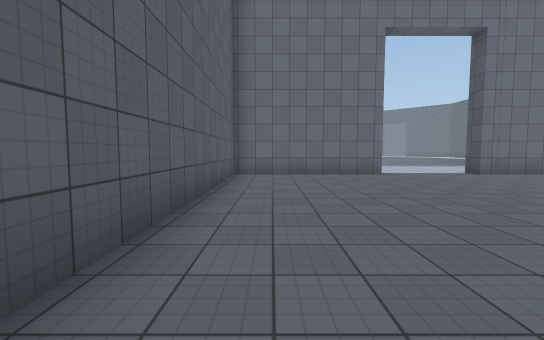
View 1 (above)

24 first-person views from a walk through a scene from a Unity 3-D project. The camera is 1.4 m above the floor, tilts 4° down and sees 90° across. The floor is counted in squares, 2 m on a side. Each view is taken from the middle of a square. On the plan, view 1 faces up. The plan holds only what a view shows up to about 9 squares ahead; the rest is blank. The place goes on beyond the plan. Surface patterns are stand-ins for the level's own textures.

View 2
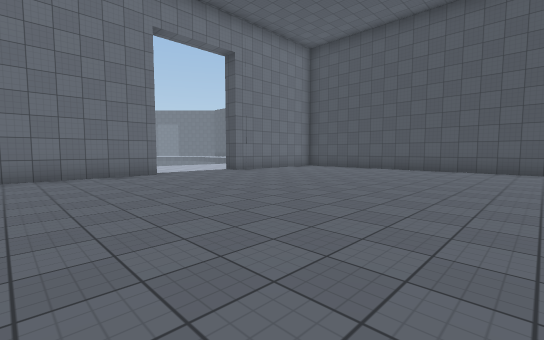

View 3
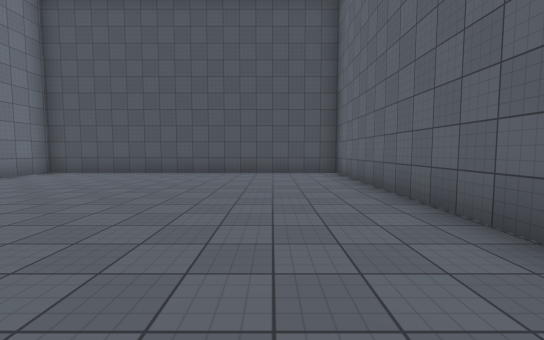

View 4
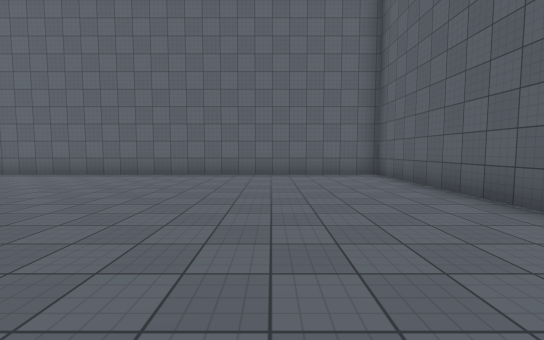

View 5
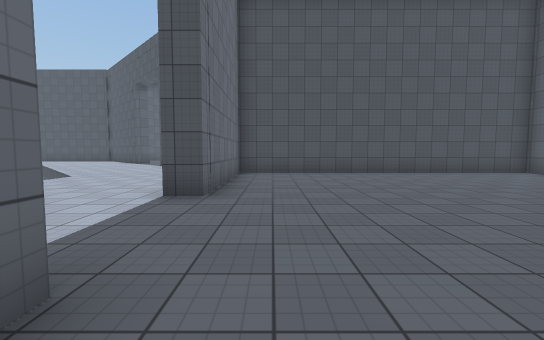

View 6
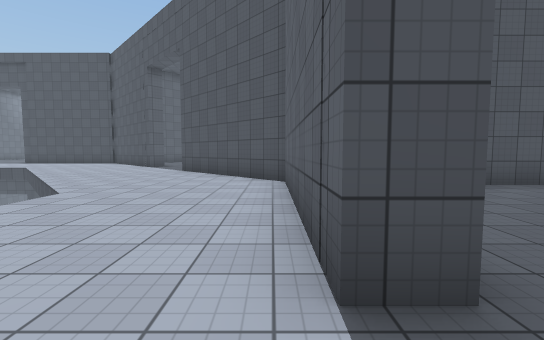

View 7
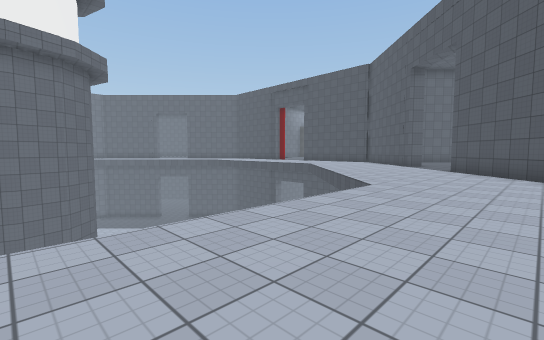

View 8
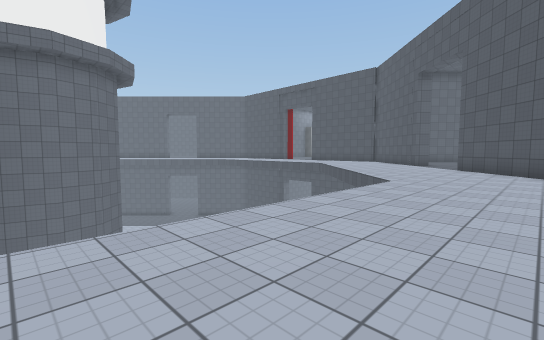

View 9
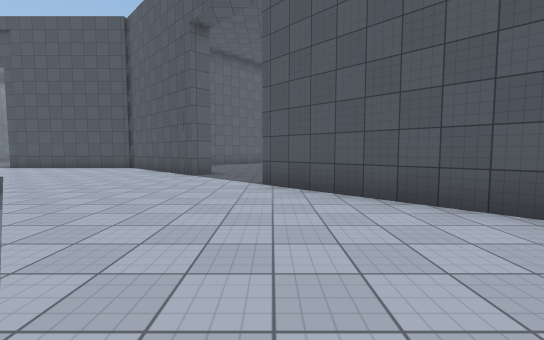

View 10
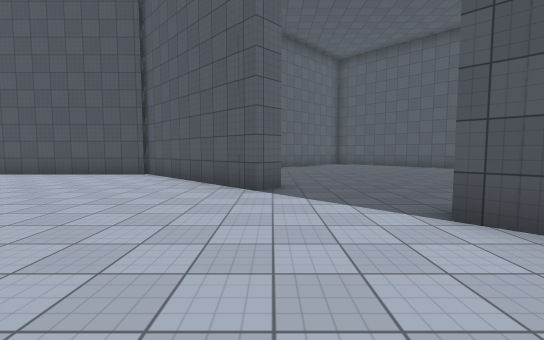

View 11
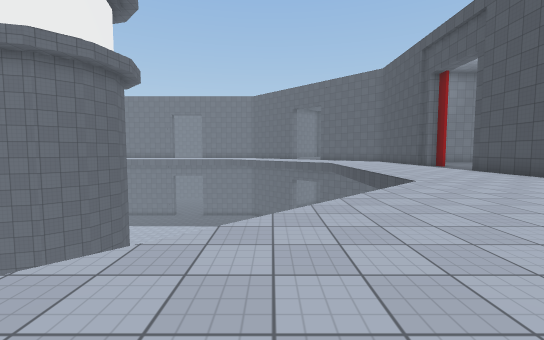

View 12
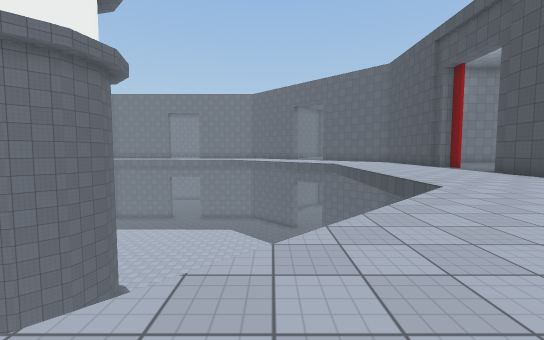

View 13
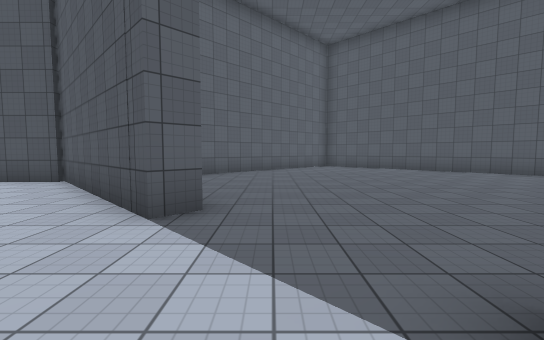

View 14
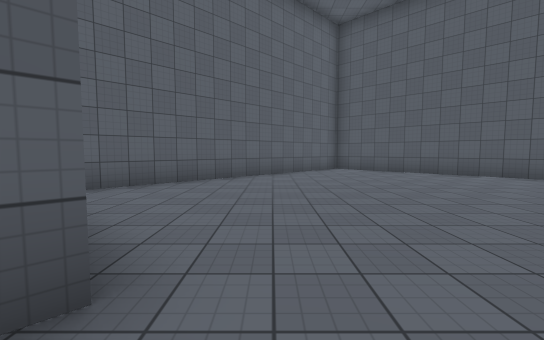

View 15
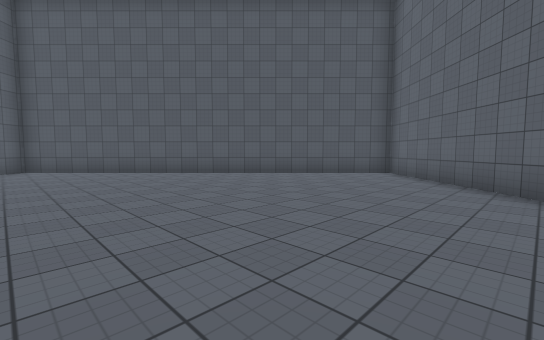

View 16
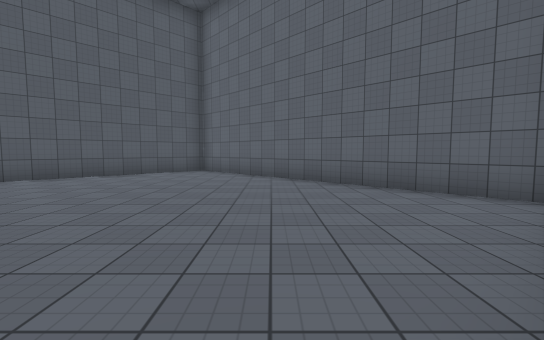

View 17
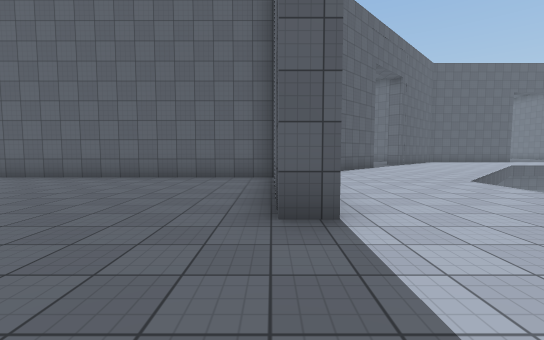

View 18
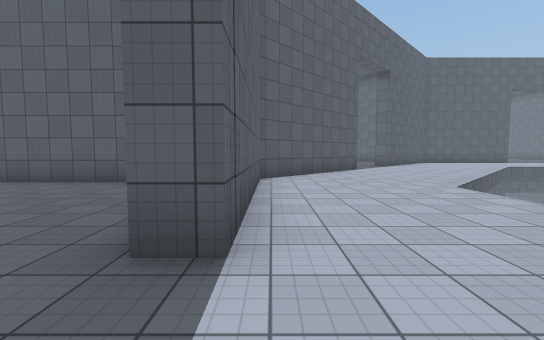

View 19
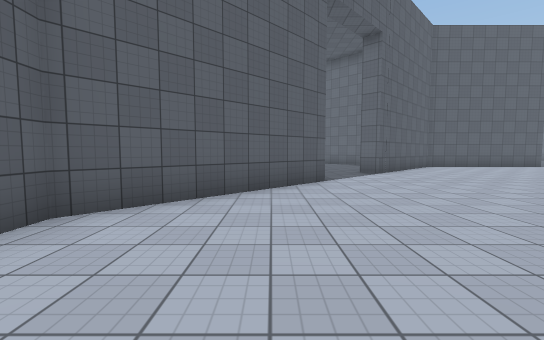

View 20
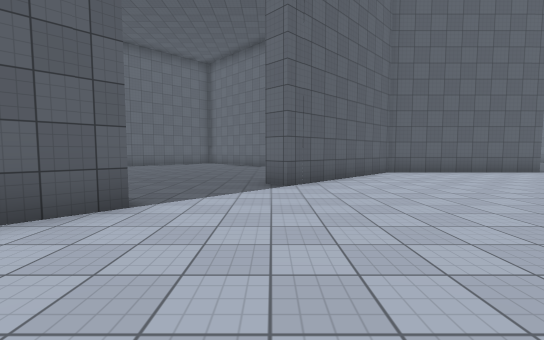

View 21
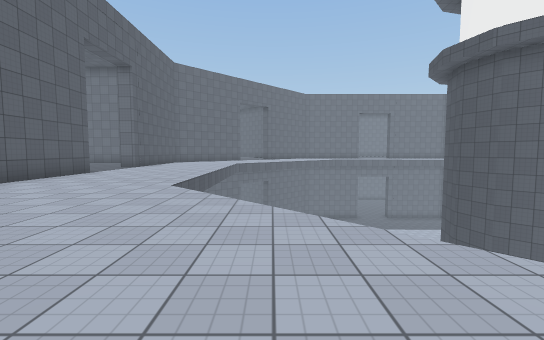

View 22
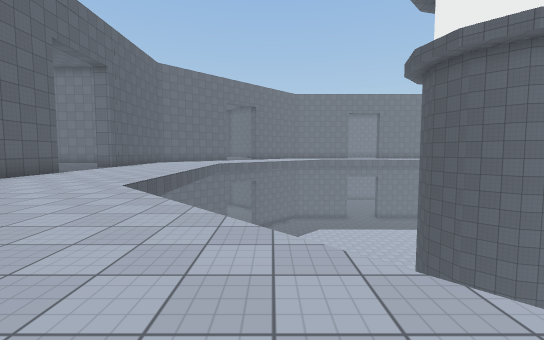

View 23
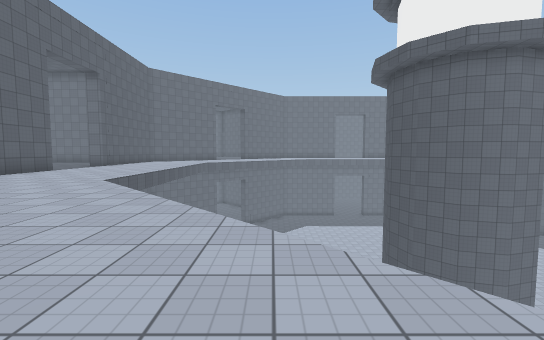

View 24
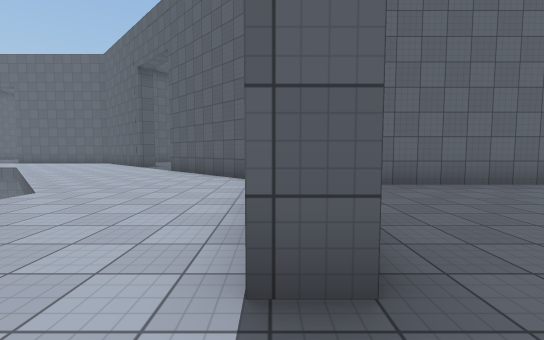

### Floor plan
Key: @ floor where view 1 was taken; # wall or solid block; . floor; ^ raised ledge; v drop or lower ground.
Columns run from 14 left of view 1 to 27 right of it. Each row starts with its distance up from view 1.
 24    .
 23   .....v        #   ^v        v....
 22  ..#...v        v#^^#v        v....#
 21 ...#...v         vvv          v....#
 20 .. #...v                      v....#
 19 .. #....v                     v....#
 18 ####.....v                   v.....#
 17    ##.....v                 v....####
 16     ##.....v               v....##..##
 15      ##.....v             v....##....##
 14    ...#......v           v.....#......##
 13    ...........vv vvvv   v..............##
 12    ......#..................##..........##
 11    ..... ##................##............#
 10    ...    ##..............##.............#
  9            ##.............#.............##
  8             ######...######............##
  7             #............###..........##
  6             #............# ##........##
  5             #............#  ##......##
  4             #............#   ##....##
  3             #............#    ##..##
  2             #............#     ####
  1             #............#
  0             #.@..........#
 -1             ##############

Where each view was taken, in squares from view 1:
view 1: 0 up, 0 right, facing up
view 2: 0 up, 0 right, facing up-right
view 3: 1 up, 2 right, facing right
view 4: 7 up, 2 right, facing down
view 5: 7 up, 2 right, facing right
view 6: 9 up, 5 right, facing right
view 7: 10 up, 4 right, facing up-right
view 8: 10 up, 3 right, facing up-right
view 9: 12 up, 9 right, facing right
view 10: 14 up, 12 right, facing right
view 11: 13 up, 13 right, facing up
view 12: 14 up, 13 right, facing up
view 13: 13 up, 14 right, facing right
view 14: 13 up, 16 right, facing right
view 15: 11 up, 15 right, facing down-right
view 16: 12 up, 16 right, facing down
view 17: 8 up, 6 right, facing left
view 18: 9 up, 5 right, facing left
view 19: 11 up, 1 right, facing left
view 20: 14 up, 2 left, facing left
view 21: 14 up, 5 left, facing up
view 22: 14 up, 4 left, facing up
view 23: 13 up, 3 left, facing up
view 24: 24 up, 11 left, facing down
